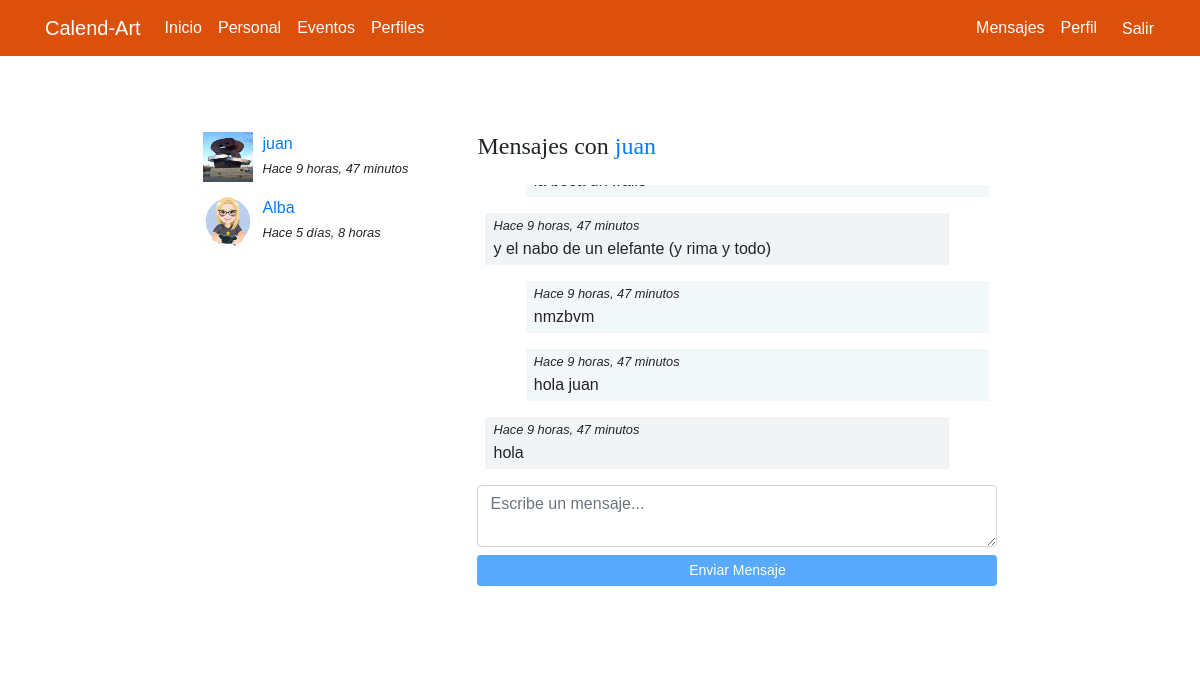
/messenger/thread/1/ (signed in), run on an earlier commit of the app's database.
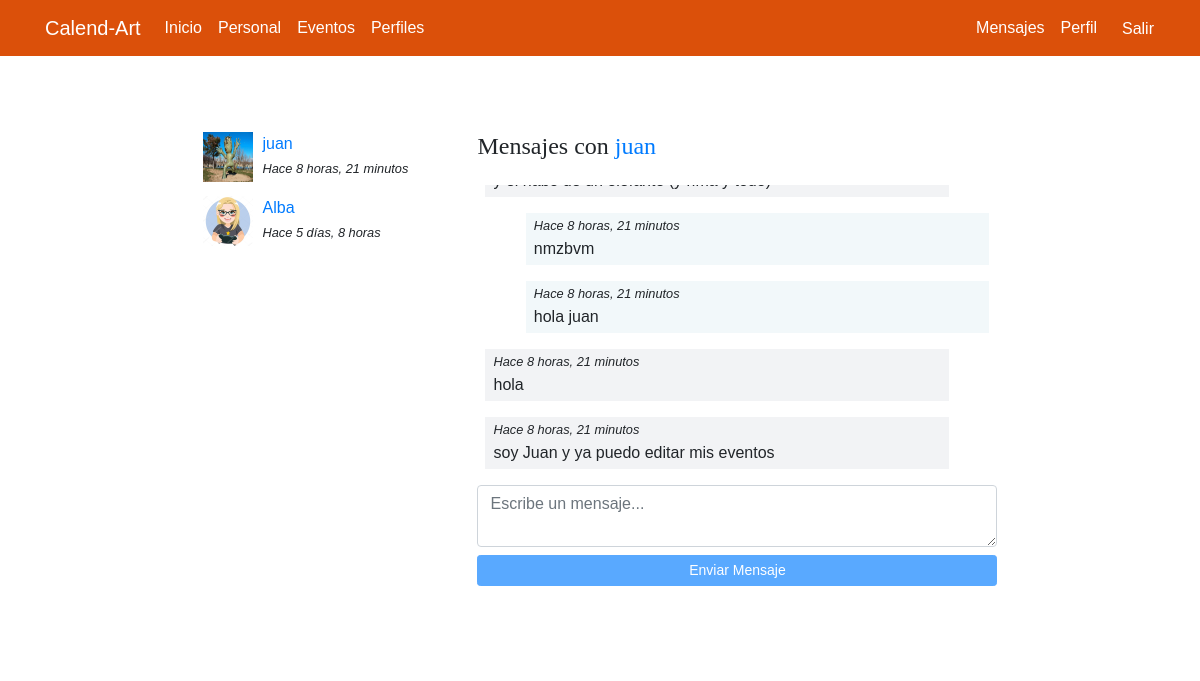
And on a later commit of the database.
### registration/models.py (models this page shows)
class CustomUser(AbstractUser):
    email = models.EmailField(unique=True)
    telefono = models.CharField(max_length=20)
    departamento = models.CharField(max_length=100)
    respuesta_seguridad_1 = models.CharField(
        max_length=255,
        verbose_name="¿Cuál es el nombre de tu primera mascota?"
    )
    respuesta_seguridad_2 = models.CharField(
        max_length=255,
        verbose_name="¿Cuál es el nombre de tu abuela materna?"
    )

class Profile(models.Model):
    user = models.OneToOneField(CustomUser, on_delete=models.CASCADE, related_name='profile')
    avatar = models.ImageField(upload_to=custom_upload_to, null=True, blank=True)
    bio = models.TextField(null=True, blank=True)
    link = models.URLField(max_length=200, null=True, blank=True)
    class Meta:
        ordering = ['user__username']

### messenger/models.py (models this page shows)
class Thread(models.Model):
    users = models.ManyToManyField(User, related_name='threads')
    messages = models.ManyToManyField(Message)
    updated= models.DateTimeField(auto_now=True)
    objects = ThreadManager()
    class Meta:
        ordering = ['-updated']

class Message(models.Model):
    user = models.ForeignKey(User, on_delete=models.CASCADE)
    content = models.TextField()
    created = models.DateTimeField(auto_now_add=True)
    class Meta:
        ordering = ['created']

### messenger/views.py (the view)
# urls.py: path('thread/<int:pk>/', ThreadDetail.as_view(), name='detail'),
@method_decorator(login_required, name='dispatch')
class ThreadDetail(DetailView):
    model = Thread
    def get_object(self):
        obj = super(ThreadDetail, self).get_object()
        if self.request.user not in obj.users.all():
            raise Http404()
        return obj

### messenger/templates/messenger/thread_detail.html (shortened to what this page needs)
{% extends 'core/base.html' %}
{% load static %}
{% block content %}
<main role="main">
  <div class="container">
    <div class="row mt-3">
      <div class="col-md-9 mx-auto mb-5">
        <div class="row">
          <div class="col-md-4">
            {% for thread in request.user.threads.all %}
              {% if thread.messages.all|length > 0 %}
                <div class="mb-3">
                  {% for user in thread.users.all %}
                    {% if user != request.user %}
                      {% if user.profile.avatar %}
                        <img src="{{user.profile.avatar.url}}" class="avatar">
                      {% else %}
                        <img src="{% static 'registration/img/no-avatar.jpg' %}" class="avatar">
                      {% endif %}
                      <div>
                        <a href="{% url 'messenger:detail' thread.pk %}">{{user}}</a><br>
                        <small><i>Hace {{thread.messages.last.created|timesince}}</i></small>
                      </div>
                    {% endif %}
                  {% endfor %}
                </div>
              {% endif %}
            {% endfor %}
          </div>
          <div class="col-md-8">
            {% for user in thread.users.all %}
              {% if user != request.user %}
                <h4 class="mb-4">Mensajes con <a href="{% url 'profiles:detail' user %} ">{{user}}</a></h4>
              {% endif %}
            {% endfor %}
            <div class="thread" id="thread">
              {% for message in object.messages.all %}
                <div {% if request.user == message.user %}class="mine mb-3"{% else %}class="other mb-3"{% endif %}>
                  <small><i>Hace {{thread.messages.last.created|timesince}}</i></small><br>
                  {{message.content}}
                </div>
              {% endfor %}
            </div>
            <textarea id="content" class="form-control mb-2" rows="2" placeholder="Escribe un mensaje..."></textarea>
            <button id="send" class="btn btn-primary btn-sm btn-block" disabled>Enviar Mensaje</button>
          </div>
        </div>
    </div>
  </div>
</main>
{% endblock %}

What changed in the data, as far as the page shows it:
no longer on this page (row unchanged): Message: {{ thread.messages.last.created|timesince }} "9 horas, 47 minutos", content "y el nabo de un elefante (y rima y todo)"
changed Thread: messages.last.created "9 horas, 47 minutos" → "8 horas, 21 minutos"
changed CustomUser "juan": profile.avatar: a different picture
added Message: {{ thread.messages.last.created|timesince }} "8 horas, 21 minutos", content "soy Juan y ya puedo editar mis eventos"
